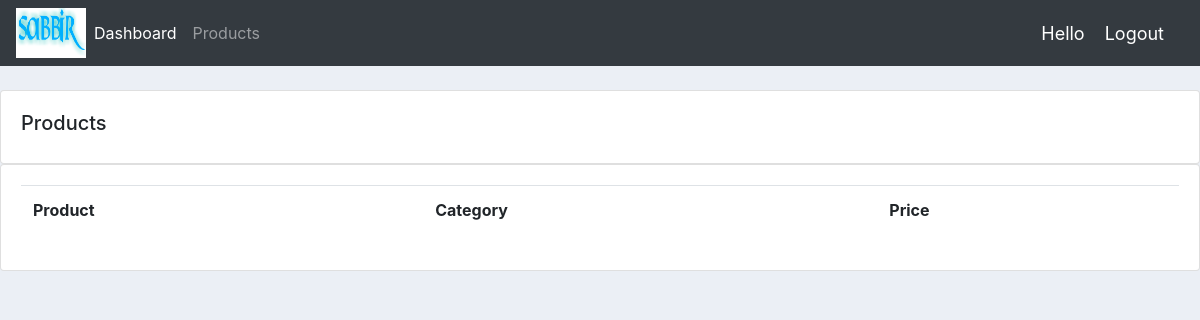
/products/, run on an earlier commit of the app's database.
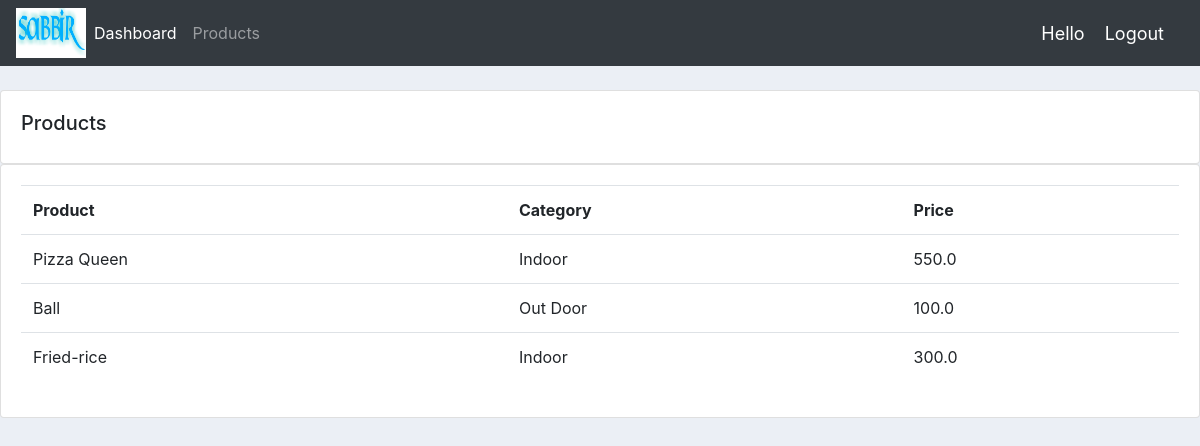
And on a later commit of the database.
### accounts/models.py (models this page shows, shortened)
class Product(models.Model):
    CATEGORY = (
        ('Indoor','Indoor'),
        ('Out Door','Out Door')
    )
    name = models.CharField(max_length=150, null=True)
    price = models.FloatField(null=True)
    category  = models.CharField(max_length=200,choices=CATEGORY,null=True)
    description = models.CharField(max_length=150, null=True,blank=True)
    date_created = models.DateTimeField(auto_now_add=True, null = True)
    tags = models.ManyToManyField(Tag)

### accounts/views.py (the view)
# urls.py: path('products/',views.products),
def products(request):
    products = Product.objects.all()
    return render(request,'accounts/products.html',{'products':products})

### accounts/templates/accounts/products.html (shortened to what this page needs)
{%include 'accounts/main.html'%}
{%block content%}
<div class="row">
    <div class="col-md">
        <div class="card card-body">
            <h5>Products</h5>
        </div>
        <div class="card card-body">
            <table class="table">
                <tr>
                    <th>Product</th>
                    <th>Category</th>
                    <th>Price</th>
                </tr>
                {% for i in products %}
                    <tr>
                        <td>{{i.name}}</td>
                        <td>{{i.category}}</td>
                        <td>{{i.price}}</td>
                    </tr>
                {% endfor %}
            </table>
        </div>
    </div>
</div>
{%endblock%}

What changed in the data, as far as the page shows it:
added Product: name "Pizza Queen", category "Indoor", price "550.0"
added Product: name "Ball", category "Out Door", price "100.0"
added Product: name "Fried-rice", category "Indoor", price "300.0"
